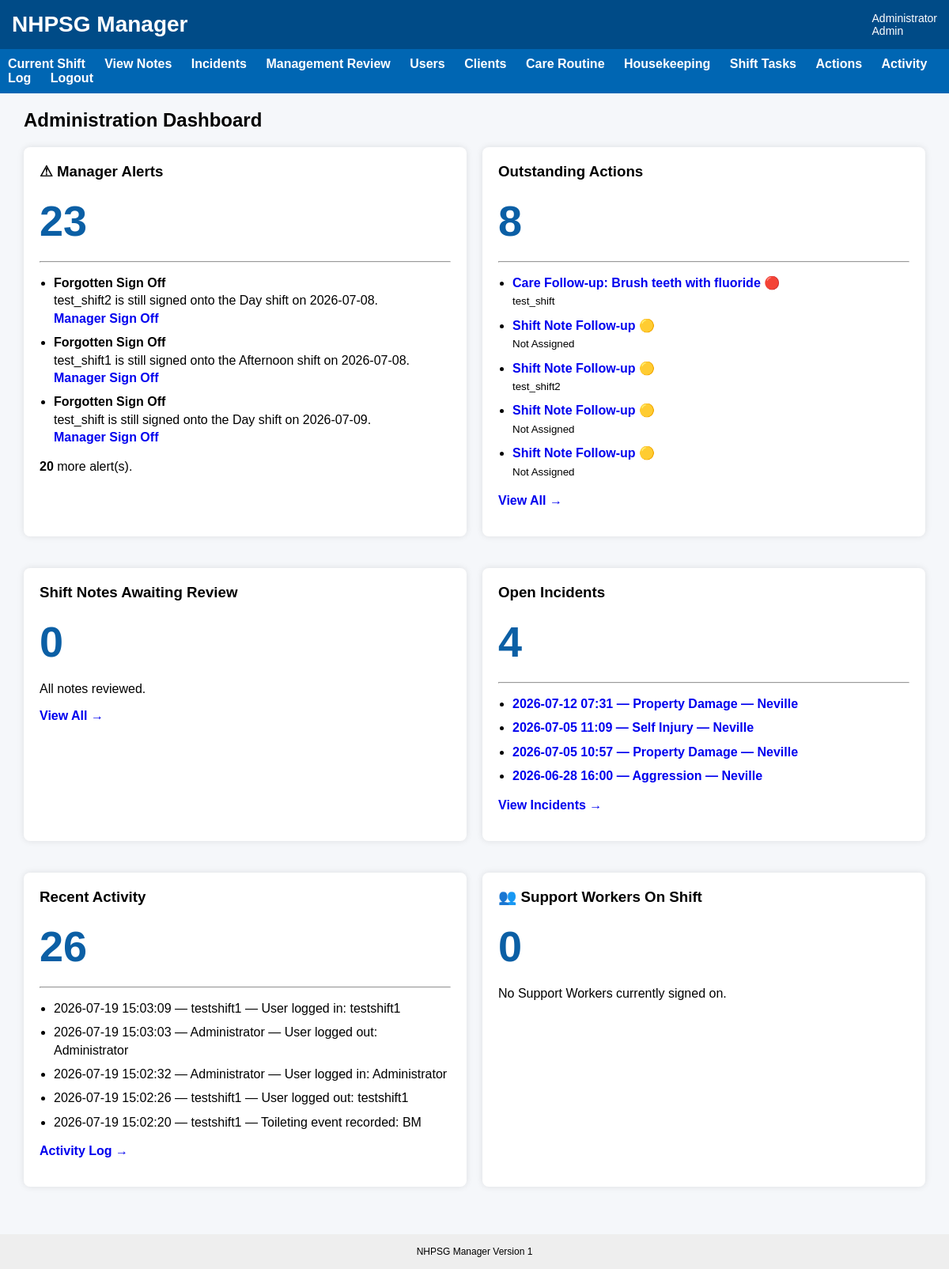
The page /dashboard (signed in) on the database as committed earlier.
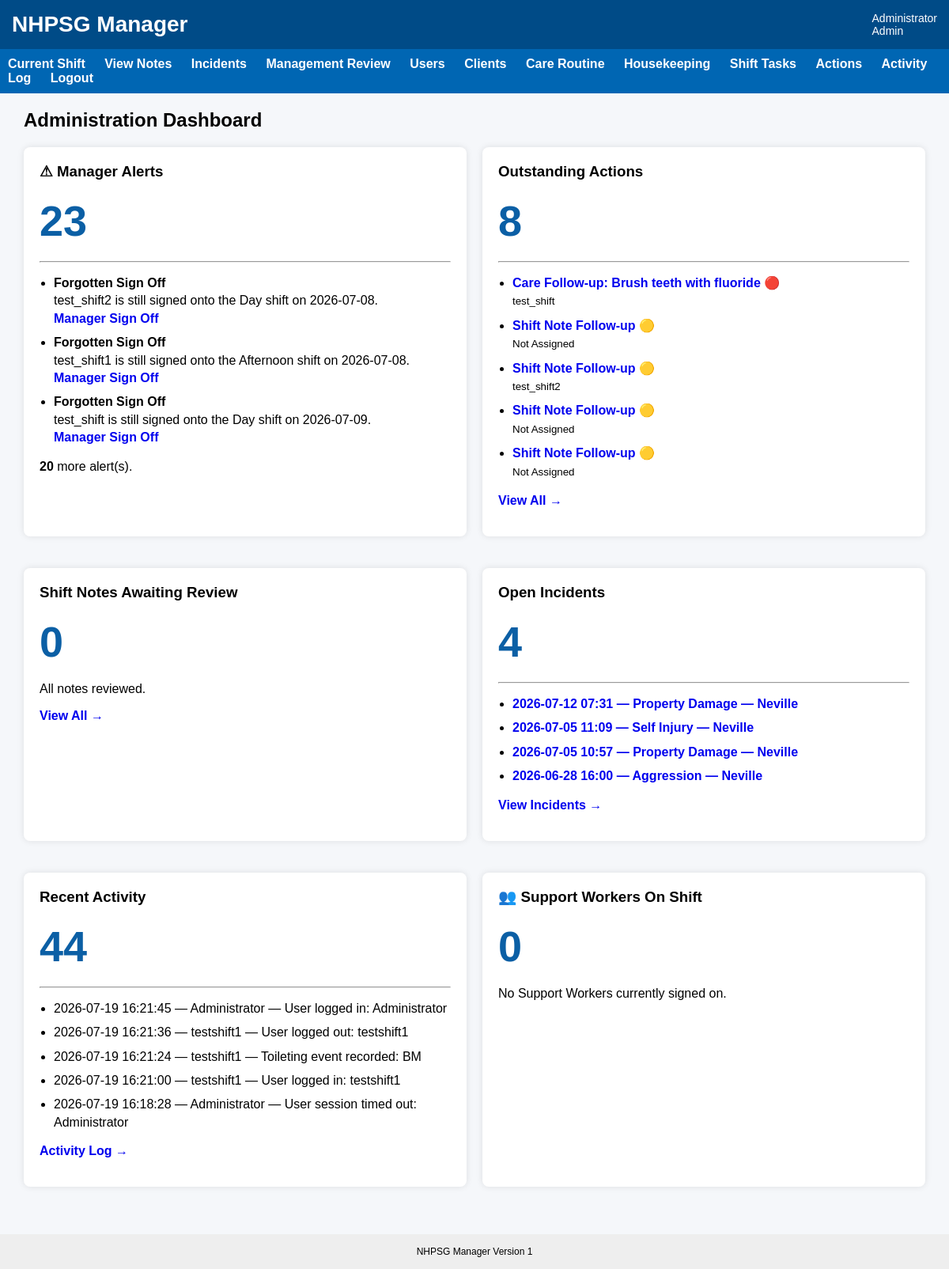
The same page on the database as committed later.
### tables this page shows
CREATE TABLE action_items (
    action_id INTEGER PRIMARY KEY AUTOINCREMENT,

    title TEXT NOT NULL,
    description TEXT,

    status TEXT DEFAULT 'Open',
    priority TEXT DEFAULT 'Medium',

    source_table TEXT,
    source_id INTEGER,

    assigned_to_user_id INTEGER,
    created_by_user_id INTEGER,

    due_date TEXT,

    acknowledged_at TEXT,
    completed_at TEXT,
    closed_at TEXT,

    created_at TEXT DEFAULT CURRENT_TIMESTAMP
, shift_id INTEGER);

CREATE TABLE users (
    user_id INTEGER PRIMARY KEY AUTOINCREMENT,
    username TEXT UNIQUE NOT NULL,
    password_hash TEXT NOT NULL,
    full_name TEXT NOT NULL,
    role TEXT NOT NULL,
    active INTEGER NOT NULL DEFAULT 1
, must_change_password INTEGER NOT NULL DEFAULT 0, password_reset_at TEXT, password_reset_by INTEGER, last_password_changed_at TEXT);

CREATE TABLE incident_reports (
    incident_id INTEGER PRIMARY KEY AUTOINCREMENT,
    client_id INTEGER NOT NULL,
    reported_by_user_id INTEGER NOT NULL,

    incident_date TEXT NOT NULL,
    incident_time TEXT NOT NULL,
    location TEXT NOT NULL,

    incident_type TEXT NOT NULL,
    severity TEXT DEFAULT 'Normal',

    description TEXT NOT NULL,
    actions_taken TEXT,
    follow_up_required INTEGER NOT NULL DEFAULT 0,

    witnesses TEXT,
    injuries INTEGER NOT NULL DEFAULT 0,
    injury_details TEXT,

    police_notified INTEGER NOT NULL DEFAULT 0,
    medical_treatment INTEGER NOT NULL DEFAULT 0,

    status TEXT NOT NULL DEFAULT 'Awaiting Review',
    reviewed_by_user_id INTEGER,
    reviewed_at TEXT,

    created_at TEXT DEFAULT CURRENT_TIMESTAMP
);

CREATE TABLE clients (
    client_id INTEGER PRIMARY KEY AUTOINCREMENT,
    client_name TEXT NOT NULL,
    active INTEGER NOT NULL DEFAULT 1
);

CREATE TABLE "activity_log" (
	"activity_id"	INTEGER,
	"activity_datetime"	TEXT DEFAULT CURRENT_TIMESTAMP,
	"activity_class"	TEXT NOT NULL,
	"activity_type"	TEXT NOT NULL,
	"user_id"	INTEGER,
	"client_id"	INTEGER,
	"shift_id"	INTEGER,
	"related_table"	TEXT,
	"related_id"	INTEGER,
	"summary"	TEXT NOT NULL,
	"details"	TEXT,
	"created_at"	TEXT DEFAULT CURRENT_TIMESTAMP, success INTEGER DEFAULT 1,
	PRIMARY KEY("activity_id" AUTOINCREMENT)
);

### app.py (the view)
@app.route("/dashboard")
def dashboard():
    if "user_id" not in session:
        return redirect(url_for("login"))
    if session["role"] in ["Admin", "Program Manager", "Director"]:
        stats = get_dashboard_stats()
        inbox = get_management_inbox()
        active_staff = get_active_shift_staff()
        manager_alerts = get_manager_alerts()
        return render_template(
            "admin_dashboard.html",
            active_staff=active_staff,
            manager_alerts=manager_alerts,
            **stats,
            **inbox
        )
    shift_id, start_checklist_completed = auto_sign_on_user(session["user_id"])
    if not start_checklist_completed:
        return redirect(url_for("start_checklist", shift_id=shift_id))
    return redirect(url_for("shift_dashboard", shift_id=shift_id))

### app.py (called while the page is built, shortened)
@app.before_request
def enforce_session_timeout():
    if "user_id" not in session:
        return None
    if request.endpoint in [
        "static",
        "login",
        "logout",
        "session_timeout"
    ]:
        return None
    current_time = time.time()
    last_activity = session.get("last_activity")
    if last_activity is not None:
        inactive_seconds = current_time - last_activity
    session["last_activity"] = current_time
    return None

@app.context_processor
def inject_session_timeout_settings():
    return {
        "session_timeout_seconds": SESSION_TIMEOUT_SECONDS,
        "session_warning_seconds": SESSION_WARNING_SECONDS
    }

def get_db():
    print("Using database:", os.path.abspath(DB_NAME))
    conn = sqlite3.connect(DB_NAME)
    conn.row_factory = sqlite3.Row
    return conn

def get_current_shift_type():
    now = datetime.now()
    hour = now.hour
    if 7 <= hour < 15:
        return "Day"
    elif 15 <= hour < 23:
        return "Afternoon"
    else:
        return "Overnight"

### templates/admin_dashboard.html (shortened to what the changed rows need)
{% extends "base.html" %}
{% block content %}
<h2>Administration Dashboard</h2>
<div class="dashboard-grid">
    <div class="card">
        <h1>{{ manager_alerts|length }}</h1>
        {% if manager_alerts %}
            <ul class="dashboard-list">
                {% for alert in manager_alerts[:3] %}
                    <li>
                        <strong>{{ alert.title }}</strong><br>
                        {{ alert.message }}
                        {% if alert.shift_staff_id %}
                            <br>
                            <a href="{{ url_for('manager_sign_off',
                                                shift_staff_id=alert.shift_staff_id) }}">
                                Manager Sign Off
                            </a>
                        {% endif %}
                    </li>
                {% endfor %}
            </ul>
        {% else %}
            <p>No manager alerts.</p>
        {% endif %}
    </div>
<div class="card">
    <h1>{{ outstanding_action_count }}</h1>
    {% if outstanding_actions %}
        <ul class="dashboard-list">
            {% for action in outstanding_actions %}
                <li>
                    <a href="{{ url_for('action_detail',
                        action_id=action.action_id) }}">
                        {{ action.title }}
                    </a>
                    {% if action.priority == "High" %}
                        🔴
                    {% elif action.priority == "Medium" %}
                        🟡
                    {% else %}
                        ⚪
                    {% endif %}
                    <br>
                    <small>
                        {{ action.assigned_to or "Not Assigned" }}
                    </small>
                </li>
            {% endfor %}
        </ul>
    {% else %}
        <p>No outstanding actions.</p>
    {% endif %}
</div>
    <div class="card">
        <h1>{{ notes_to_review }}</h1>
    </div>
    <div class="card">
        <h1>{{ open_incidents }}</h1>
        {% if recent_incidents %}
            <ul class="dashboard-list">
                {% for i in recent_incidents %}
                    <li>
                        <a href="{{ url_for('incident_list') }}">
                            {{ i.incident_date }} {{ i.incident_time }} — {{ i.incident_type }} — {{ i.client_name }}
                        </a>
                    </li>
                {% endfor %}
            </ul>
        {% else %}
            <p>No open incidents.</p>
        {% endif %}
    </div>
    <div class="card">
        <h3>Recent Activity</h3>
        <h1>{{ recent_activity }}</h1>
        {% if recent_activity_list %}
            <hr>
            <ul class="dashboard-list">
                {% for activity in recent_activity_list %}
                    <li>
                        {{ activity.activity_datetime }} —
                        {{ activity.full_name or "System" }} —
                        {{ activity.summary }}
                    </li>
                {% endfor %}
            </ul>
        {% else %}
            <p>No recent activity.</p>
        {% endif %}
        <p><a href="{{ url_for('activity_log') }}">Activity Log →</a></p>
    </div>
    <div class="card">
        <h1>{{ active_staff|length }}</h1>
    </div>
</div>
{% endblock %}

Rows that differ between the two databases and show on the page:
no longer on this page (row unchanged): activity_log: activity_datetime "2026-07-19 15:03:09", full_name "testshift1", summary "User logged in: testshift1"
no longer on this page (row unchanged): activity_log: activity_datetime "2026-07-19 15:03:03", full_name "Administrator", summary "User logged out: Administrator"
no longer on this page (row unchanged): activity_log: activity_datetime "2026-07-19 15:02:32", full_name "Administrator", summary "User logged in: Administrator"
no longer on this page (row unchanged): activity_log: activity_datetime "2026-07-19 15:02:26", full_name "testshift1", summary "User logged out: testshift1"
no longer on this page (row unchanged): activity_log: activity_datetime "2026-07-19 15:02:20", full_name "testshift1", summary "Toileting event recorded: BM"
added activity_log: activity_datetime "2026-07-19 16:21:45", full_name "Administrator", summary "User logged in: Administrator"
added activity_log: activity_datetime "2026-07-19 16:21:36", full_name "testshift1", summary "User logged out: testshift1"
added activity_log: activity_datetime "2026-07-19 16:21:24", full_name "testshift1", summary "Toileting event recorded: BM"
added activity_log: activity_datetime "2026-07-19 16:21:00", full_name "testshift1", summary "User logged in: testshift1"
added activity_log: activity_datetime "2026-07-19 16:18:28", full_name "Administrator", summary "User session timed out: Administrator"
Other text that changed with them:
{{ recent_activity }}: "26" → "44"
